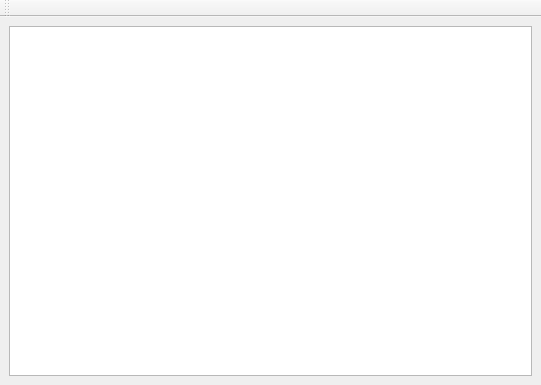
<?xml version="1.0" encoding="UTF-8"?>
<ui version="4.0">
 <class>SystemOne</class>
 <widget class="QMainWindow" name="SystemOne">
  <property name="geometry">
   <rect>
    <x>0</x>
    <y>0</y>
    <width>541</width>
    <height>385</height>
   </rect>
  </property>
  <property name="windowTitle">
   <string>MainWindow</string>
  </property>
  <widget class="QWidget" name="centralwidget">
   <layout class="QGridLayout" name="gridLayout">
    <item row="0" column="0">
     <widget class="QTextBrowser" name="showarea"/>
    </item>
   </layout>
  </widget>
  <widget class="QToolBar" name="toolBar">
   <property name="windowTitle">
    <string>toolBar</string>
   </property>
   <property name="movable">
    <bool>true</bool>
   </property>
   <attribute name="toolBarArea">
    <enum>TopToolBarArea</enum>
   </attribute>
   <attribute name="toolBarBreak">
    <bool>false</bool>
   </attribute>
  </widget>
 </widget>
 <resources/>
 <connections/>
</ui>
